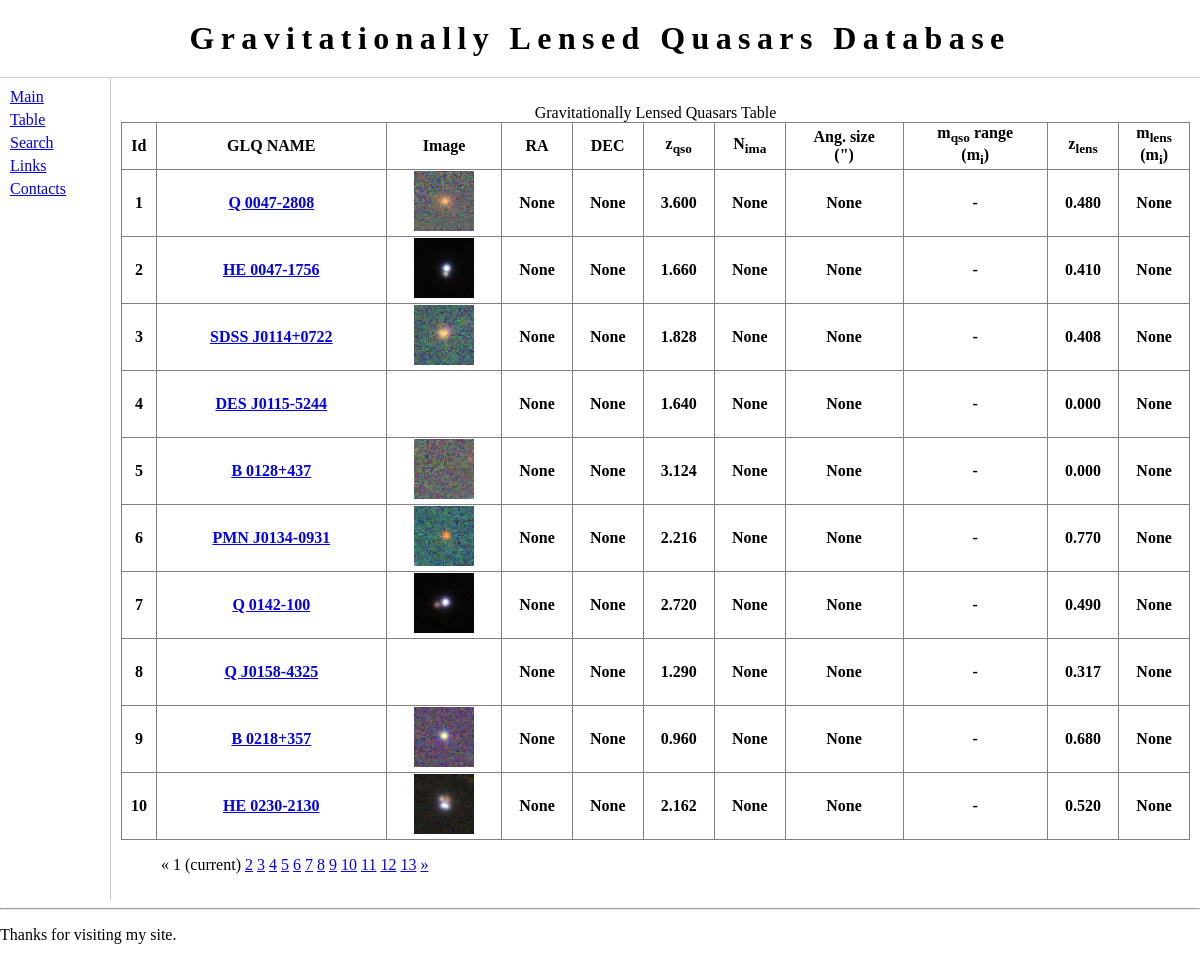
Screenshot of /lenses/table/ with the database file from the repository.
### lenses/models.py (models this page shows, shortened)
class GLObject(models.Model):
    gl_name = models.CharField(max_length=30)
    gl_alpha = models.DecimalField(max_digits=8, decimal_places=5, default=0.0)
    gl_delta = models.DecimalField(max_digits=8, decimal_places=5, default=0.0)
    l_redshift = models.DecimalField(max_digits=5, decimal_places=3, default=0.0)
    q_redshift = models.DecimalField(max_digits=5, decimal_places=3, default=0.0)
    ang_sep = models.DecimalField(max_digits=5, decimal_places=3, default=0.0)
    time_delay = models.DecimalField(max_digits=5, decimal_places=1, default=0.0)
    gl_url = models.URLField(max_length=200, blank=True)
    gl_image = models.ImageField(blank=True)
    def c_count(self):
        pass
    def max_sep(self):
        pass
    def gl_ra(self):
        pass
    def gl_dec(self):
        pass
    def max_mag(self):
        pass
    def min_mag(self):
        pass
    def gal_mag(self):
        pass
    class Meta:
        ordering = ["gl_alpha"]

### lenses/views.py (the view)
def index(request):
    latest_gls_list = GLObject.objects.all()
    paginator = Paginator(latest_gls_list, 10)
    page = request.GET.get('page')
    try:
        context = paginator.page(page)
    except PageNotAnInteger:
        context = paginator.page(1)
    except EmptyPage:
        context = paginator.page(paginator.num_pages)
    return render(request, 'lenses/index.html',{'latest_gls_list': context})

### lenses/templates/lenses/index.html (shortened to what this page needs)
{% extends "lenses/base.html" %}
{% load static %}
{% block content %}
<table border="1">
<caption>Gravitationally Lensed Quasars Table</caption>
	<tr>
        <th>Id</th>
		<th>GLQ NAME</th>
        <th>Image</th>
		<th>RA</th>
		<th>DEC</th>
        <th>z<sub>qso</sub></th>
		<th>N<sub>ima</sub></th>
        <th>Ang. size <br> (")</th>
        <th>m<sub>qso</sub> range <br>(m<sub>i</sub>)</th>
        <th>z<sub>lens</sub></th>
        <th>m<sub>lens</sub><br>(m<sub>i</sub>)</th>
{% if latest_gls_list %}
    <ul>
    {% for glsobject in latest_gls_list %}
    	<tr>
            <th>{{ forloop.counter0|add:latest_gls_list.start_index }}</th>
    		<th><a href="{% url 'lenses:detail' glsobject.id %}">{{ glsobject.gl_name }} </a></th>
            <th>
                {% if glsobject.gl_image %}
                    <img src={{glsobject.gl_image.url}} width="60" height="60">
                {% else %}
                    <img src= "{% static 'lenses/empty60.jpeg' %}"  width="60" height="60">
                {% endif %}
            </th>
            <th>{{glsobject.gl_ra}}</th>
        	<th>{{glsobject.gl_dec}}</th>
            <th>{{glsobject.q_redshift}}</th>
        	<th>{{glsobject.c_count}}</th>
            <th>{{glsobject.max_sep}}</th>
            <th>{{glsobject.max_mag|floatformat:-1}} -
                {{glsobject.min_mag|floatformat:-1}}</th>
            <th>{{glsobject.l_redshift}}</th>
            <th>{{glsobject.gal_mag}}</th>
    {% endfor %}
    </ul>
{% else %}
    <p>No GLQs are available.</p>
{% endif %}
</table>
{% if latest_gls_list.has_other_pages %}
  <ul class="pagination">
    {% if latest_gls_list.has_previous %}
      <a href="?page={{ latest_gls_list.previous_page_number }}">&laquo;</a>
    {% else %}
      <span>&laquo;</span>
    {% endif %}
    {% for i in latest_gls_list.paginator.page_range %}
      {% if latest_gls_list.number == i %}
        <span>{{ i }} <span class="sr-only">(current)</span></span>
      {% else %}
        <a href="?page={{ i }}">{{ i }}</a>
      {% endif %}
    {% endfor %}
    {% if latest_gls_list.has_next %}
      <a href="?page={{ latest_gls_list.next_page_number }}">&raquo;</a>
    {% else %}
      <span>&raquo;</span>
    {% endif %}
  </ul>
{% endif %}
{% endblock %}

### lenses/templates/lenses/base.html (shortened to what this page needs)
{% load static %}
<!DOCTYPE HTML PUBLIC "-//W3C//DTD HTML 4.01//EN">
<html lang="en">
<head>
	<link type="text/css" href="{% static 'lenses/main.css' %}" rel="stylesheet">
</head>
<body>
	<div id="header">
		<h1>Gravitationally Lensed Quasars Database</h1>
	</div>
	<div id="leftmenu">
		<ul>
			<li><a href="/lenses/"> Main </a> </li>
			<li><a href="/lenses/table"> Table </a> </li>
			<li><a href="/lenses/search"> Search </a> </li>
			<li><a href="/lenses/links"> Links </a> </li>
			<li><a href="/lenses/contacts"> Contacts </a> </li>
		</ul>
	</div>
	<div id ="main">
		{% block content %}
		{% endblock %}
	</div>
    {% block footer %}
    <hr>
    <p>Thanks for visiting my site.</p>
    {% endblock %}
</body>
</html>

### lenses/static/lenses/main.css (style rules this page uses)
body { margin: 0px; padding: 0px; }
#header { text-align: center; border-bottom: 1px #cccccc solid; }
#header h1 { margin: 20px 0px 20px 0px; letter-spacing: 0.2em; }
#leftmenu { float: left; width: 100px; padding: 10px; }
#leftmenu ul { margin: 0px; padding: 0px; }
#leftmenu ul li { list-style-type: none; margin-bottom: 5px; }
#main { margin-left: 110px; border-left: 1px #cccccc solid; padding: 10px; }
#main table { width: 100%; border-collapse: collapse; }

### rows the page displays
GLObject: gl_name "Q 0047-2808", gl_image (picture), gl_ra "None", gl_dec "None", q_redshift "3.600", c_count "None", max_sep "None", l_redshift "0.480", gal_mag "None"
GLObject: gl_name "HE 0047-1756", gl_image (picture), gl_ra "None", gl_dec "None", q_redshift "1.660", c_count "None", max_sep "None", l_redshift "0.410", gal_mag "None"
GLObject: gl_name "SDSS J0114+0722", gl_image (picture), gl_ra "None", gl_dec "None", q_redshift "1.828", c_count "None", max_sep "None", l_redshift "0.408", gal_mag "None"
GLObject: gl_name "DES J0115-5244", gl_ra "None", gl_dec "None", q_redshift "1.640", c_count "None", max_sep "None", l_redshift "0.000", gal_mag "None"
GLObject: gl_name "B 0128+437", gl_image (picture), gl_ra "None", gl_dec "None", q_redshift "3.124", c_count "None", max_sep "None", l_redshift "0.000", gal_mag "None"
GLObject: gl_name "PMN J0134-0931", gl_image (picture), gl_ra "None", gl_dec "None", q_redshift "2.216", c_count "None", max_sep "None", l_redshift "0.770", gal_mag "None"
GLObject: gl_name "Q 0142-100", gl_image (picture), gl_ra "None", gl_dec "None", q_redshift "2.720", c_count "None", max_sep "None", l_redshift "0.490", gal_mag "None"
GLObject: gl_name "Q J0158-4325", gl_ra "None", gl_dec "None", q_redshift "1.290", c_count "None", max_sep "None", l_redshift "0.317", gal_mag "None"
GLObject: gl_name "B 0218+357", gl_image (picture), gl_ra "None", gl_dec "None", q_redshift "0.960", c_count "None", max_sep "None", l_redshift "0.680", gal_mag "None"
GLObject: gl_name "HE 0230-2130", gl_image (picture), gl_ra "None", gl_dec "None", q_redshift "2.162", c_count "None", max_sep "None", l_redshift "0.520", gal_mag "None"

### other values shown
{{ i }} "1"
{{ i }} "2" "3" "4" "5" "6" "7" "8" "9" "10" "11" "12" "13"
